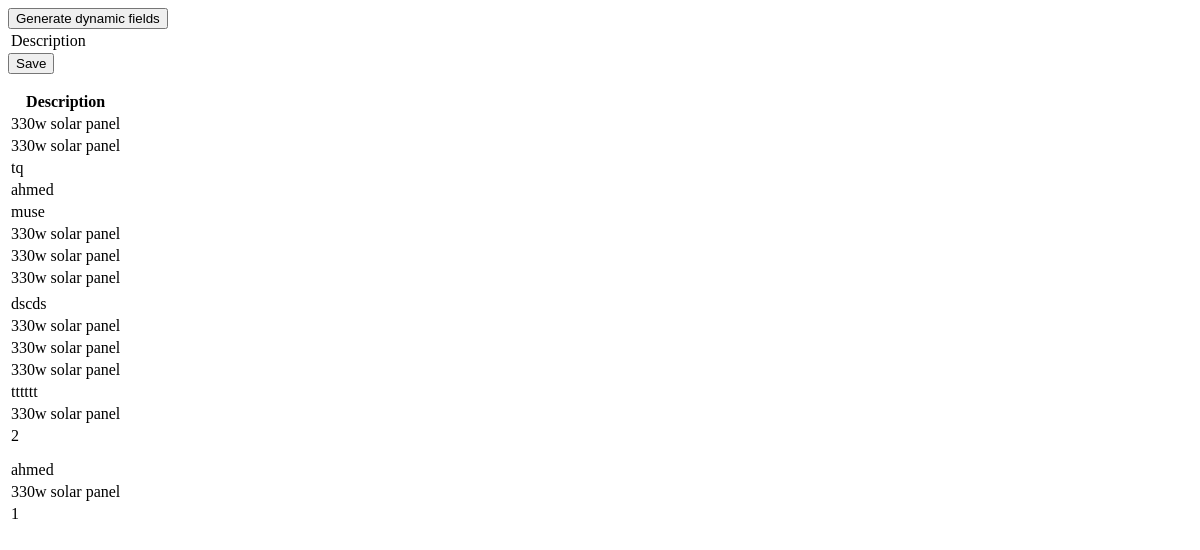
Page /test2/ on the earlier database version.
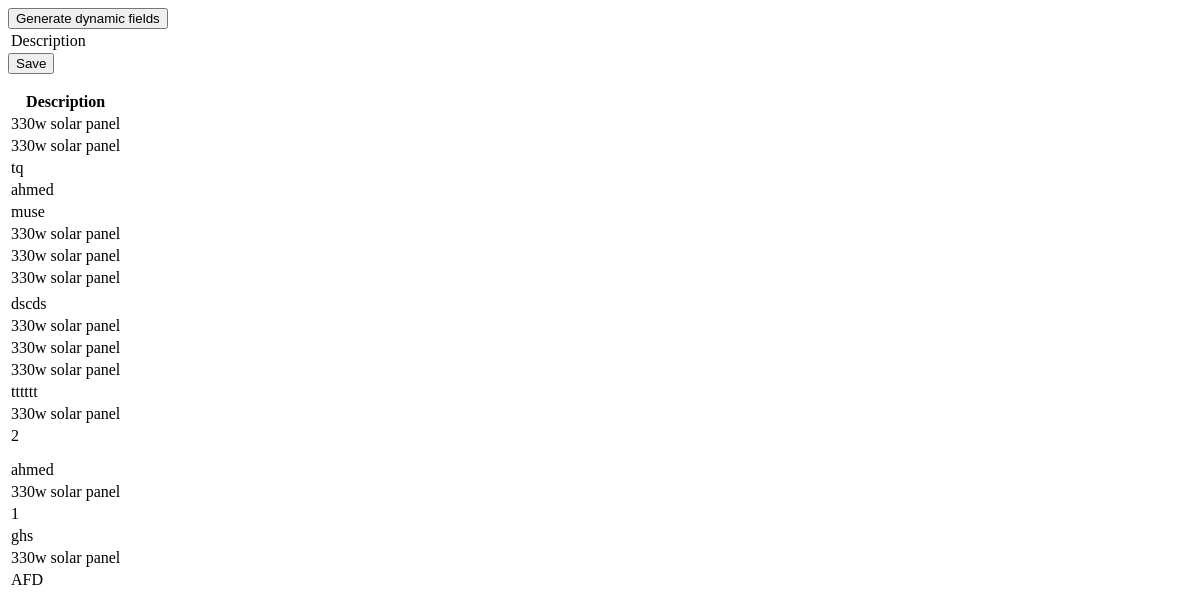
Same page on the later database version.
### store/models.py (models this page shows, shortened)
class JsTest(models.Model):
    description = models.CharField(max_length=20)
    quantity=models.IntegerField(default=0)
    price=models.IntegerField(default=0)

### store/views.py (the view, shortened to what this page needs)
# urls.py: path('test2/', views.test2, name="test2"),
def test2(request):
    title="Testing Page for js html form"
    products = JsTest.objects.all()
    vari=[]
    context={
        "products":products,
    }
    return render(request,'test2.html', context)

### store/templates/test2.html (shortened to what this page needs)
<div class="row">
    <div class="col-lg-6">
<form method='POST' action=''>{% csrf_token %}
    <div id="dynamicCheck">
      <input type="button" value="Generate dynamic fields"  onclick="createNewElement();"/>
    </div>
    <table>
      <tr>
      <td><div id="newElementId">Description</div></td>
      </tr>
    </table>
    <input type="submit" value='Save' class="btn btn-success">
    </form>
    </div>
<div class="col-lg-6">
    <table>
        <th>Description</th>
        {% for items in products %}
        <tr>
        <td> {{items.description}}</td>
        </tr>
   {% endfor %}
      </table>
   </div></div>

Differences in the rows shown:
added JsTest: description "ghs"
added JsTest: description "330w solar panel"
added JsTest: description "AFD"
